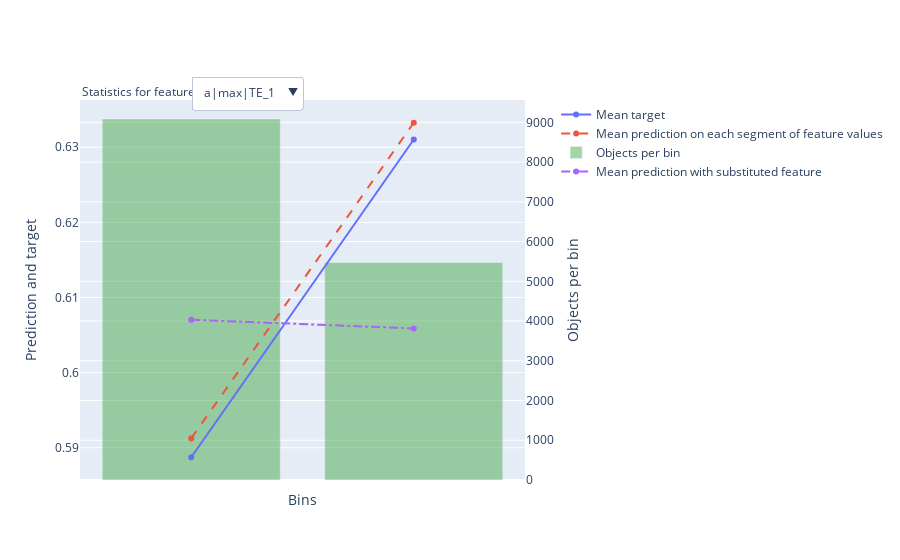
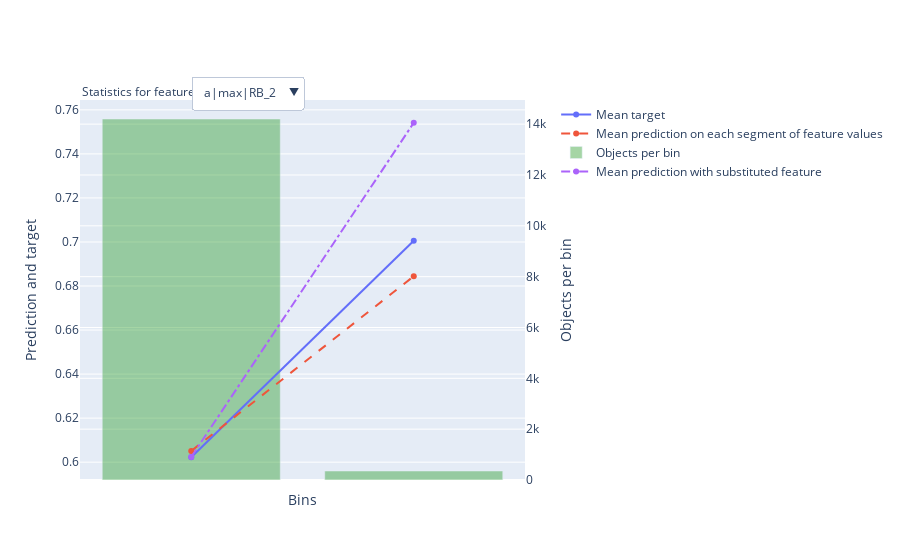
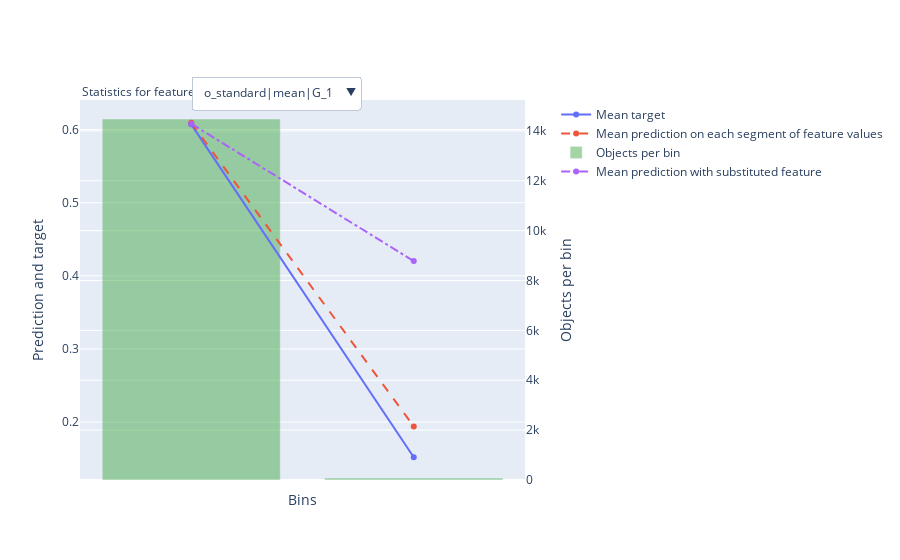
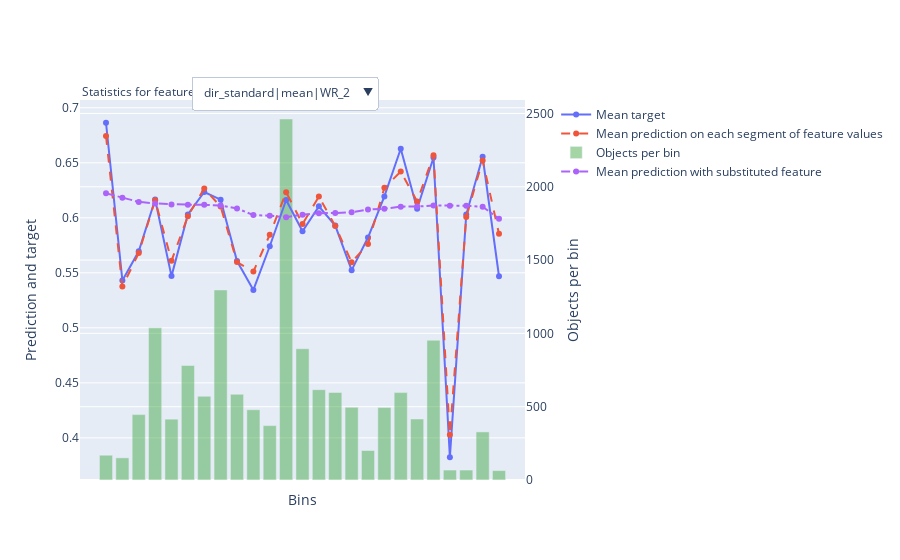

Notebook cell for these charts, in order:
### Code cell
features_to_calc=['a|max|TE_1',
 'a|max|RB_2',
 'o_standard|mean|G_1',
 'dir_standard|mean|WR_2',
 'o_standard|mean|WR_2',
 'a|max|G_1',
 's|max|QB_2',
 'o_standard|mean|QB_1',
 'receiverAlignment_3x2',
 'dis|sum|G_2',
 'dir_standard|mean|C_1']

for c in features_to_calc:
    model.calc_feature_statistics(pool,
                        target='pass',
                        feature=c,
                        prediction_type='Probability',
                        cat_feature_values=None,
                        plot=True,
                        max_cat_features_on_plot=10,
                        thread_count=-1,
                        plot_file=None)

### Figure 1 — Plotly figure (JSON) as saved in the notebook; plotly's stock layout.template omitted (floating-point values rounded to 4 significant figures)
{"data": [{"mode": "lines+markers", "name": "Mean target", "type": "scatter", "xaxis": "x", "y": [0.5887, 0.631], "yaxis": "y"}, {"line": {"dash": "dash"}, "mode": "lines+markers", "name": "Mean prediction on each segment of feature values", "type": "scatter", "xaxis": "x", "y": [0.5912, 0.6333], "yaxis": "y"}, {"marker": {"color": "rgba(30, 150, 30, 0.4)"}, "name": "Objects per bin", "type": "bar", "width": 0.8, "xaxis": "x", "y": [9084, 5472], "yaxis": "y2"}, {"line": {"dash": "dashdot"}, "mode": "lines+markers", "name": "Mean prediction with substituted feature", "type": "scatter", "xaxis": "x", "y": [0.607, 0.6059], "yaxis": "y"}], "layout": {"annotations": [{"align": "left", "showarrow": false, "text": "Statistics for feature", "x": 0, "xref": "paper", "y": 1.05, "yref": "paper"}], "legend": {"bgcolor": "rgba(0,0,0,0)", "x": 1.07}, "updatemenus": [{"buttons": [{"args": [{"y": [[0.5887, 0.631], [0.5912, 0.6333], [9084, 5472], [0.607, 0.6059]]}, {"xaxis": {"showticklabels": false, "tickmode": "array", "ticktext": ["(-inf, 0.5000]", "(0.5000, +inf)"], "tickvals": [0, 1], "title": {"text": "Bins"}}}], "label": "a|max|TE_1", "method": "update"}], "direction": "down", "pad": {"r": 10, "t": 10}, "showactive": true, "x": 0.25, "xanchor": "left", "y": 1.09, "yanchor": "top"}], "xaxis": {"showticklabels": false, "tickmode": "array", "ticktext": ["(-inf, 0.5000]", "(0.5000, +inf)"], "tickvals": [0, 1], "title": {"text": "Bins"}}, "yaxis": {"overlaying": "y2", "side": "left", "title": {"text": "Prediction and target"}}, "yaxis2": {"position": 1, "side": "right", "title": {"text": "Objects per bin"}}}}

### Figure 2 — Plotly figure (JSON) as saved in the notebook; plotly's stock layout.template omitted (floating-point values rounded to 4 significant figures)
{"data": [{"mode": "lines+markers", "name": "Mean target", "type": "scatter", "xaxis": "x", "y": [0.6022, 0.7006], "yaxis": "y"}, {"line": {"dash": "dash"}, "mode": "lines+markers", "name": "Mean prediction on each segment of feature values", "type": "scatter", "xaxis": "x", "y": [0.6051, 0.6844], "yaxis": "y"}, {"marker": {"color": "rgba(30, 150, 30, 0.4)"}, "name": "Objects per bin", "type": "bar", "width": 0.8, "xaxis": "x", "y": [14202, 354], "yaxis": "y2"}, {"line": {"dash": "dashdot"}, "mode": "lines+markers", "name": "Mean prediction with substituted feature", "type": "scatter", "xaxis": "x", "y": [0.6023, 0.7541], "yaxis": "y"}], "layout": {"annotations": [{"align": "left", "showarrow": false, "text": "Statistics for feature", "x": 0, "xref": "paper", "y": 1.05, "yref": "paper"}], "legend": {"bgcolor": "rgba(0,0,0,0)", "x": 1.07}, "updatemenus": [{"buttons": [{"args": [{"y": [[0.6022, 0.7006], [0.6051, 0.6844], [14202, 354], [0.6023, 0.7541]]}, {"xaxis": {"showticklabels": false, "tickmode": "array", "ticktext": ["(-inf, 0.5000]", "(0.5000, +inf)"], "tickvals": [0, 1], "title": {"text": "Bins"}}}], "label": "a|max|RB_2", "method": "update"}], "direction": "down", "pad": {"r": 10, "t": 10}, "showactive": true, "x": 0.25, "xanchor": "left", "y": 1.09, "yanchor": "top"}], "xaxis": {"showticklabels": false, "tickmode": "array", "ticktext": ["(-inf, 0.5000]", "(0.5000, +inf)"], "tickvals": [0, 1], "title": {"text": "Bins"}}, "yaxis": {"overlaying": "y2", "side": "left", "title": {"text": "Prediction and target"}}, "yaxis2": {"position": 1, "side": "right", "title": {"text": "Objects per bin"}}}}

### Figure 3 — Plotly figure (JSON) as saved in the notebook; plotly's stock layout.template omitted (floating-point values rounded to 4 significant figures)
{"data": [{"mode": "lines+markers", "name": "Mean target", "type": "scatter", "xaxis": "x", "y": [0.6071, 0.1519], "yaxis": "y"}, {"line": {"dash": "dash"}, "mode": "lines+markers", "name": "Mean prediction on each segment of feature values", "type": "scatter", "xaxis": "x", "y": [0.6093, 0.1941], "yaxis": "y"}, {"marker": {"color": "rgba(30, 150, 30, 0.4)"}, "name": "Objects per bin", "type": "bar", "width": 0.8, "xaxis": "x", "y": [14477, 79], "yaxis": "y2"}, {"line": {"dash": "dashdot"}, "mode": "lines+markers", "name": "Mean prediction with substituted feature", "type": "scatter", "xaxis": "x", "y": [0.608, 0.4201], "yaxis": "y"}], "layout": {"annotations": [{"align": "left", "showarrow": false, "text": "Statistics for feature", "x": 0, "xref": "paper", "y": 1.05, "yref": "paper"}], "legend": {"bgcolor": "rgba(0,0,0,0)", "x": 1.07}, "updatemenus": [{"buttons": [{"args": [{"y": [[0.6071, 0.1519], [0.6093, 0.1941], [14477, 79], [0.608, 0.4201]]}, {"xaxis": {"showticklabels": false, "tickmode": "array", "ticktext": ["(-inf, 0.5000]", "(0.5000, +inf)"], "tickvals": [0, 1], "title": {"text": "Bins"}}}], "label": "o_standard|mean|G_1", "method": "update"}], "direction": "down", "pad": {"r": 10, "t": 10}, "showactive": true, "x": 0.25, "xanchor": "left", "y": 1.09, "yanchor": "top"}], "xaxis": {"showticklabels": false, "tickmode": "array", "ticktext": ["(-inf, 0.5000]", "(0.5000, +inf)"], "tickvals": [0, 1], "title": {"text": "Bins"}}, "yaxis": {"overlaying": "y2", "side": "left", "title": {"text": "Prediction and target"}}, "yaxis2": {"position": 1, "side": "right", "title": {"text": "Objects per bin"}}}}

### Figure 4 — Plotly figure (JSON) as saved in the notebook; plotly's stock layout.template omitted (floating-point values rounded to 4 significant figures)
{"data": [{"mode": "lines+markers", "name": "Mean target", "type": "scatter", "xaxis": "x", "y": [0.6864, 0.543, 0.5695, 0.6166, 0.547, 0.6031, 0.6235, 0.6165, 0.5607, 0.5344, 0.5741, 0.6162, 0.5877, 0.6104, 0.593, 0.5524, 0.5821, 0.6194, 0.6628, 0.6082, 0.6548, 0.3824, 0.6029, 0.6555, 0.5469], "yaxis": "y"}, {"line": {"dash": "dash"}, "mode": "lines+markers", "name": "Mean prediction on each segment of feature values", "type": "scatter", "xaxis": "x", "y": [0.6745, 0.5374, 0.568, 0.616, 0.5609, 0.6015, 0.6266, 0.6102, 0.5598, 0.5511, 0.5846, 0.6231, 0.5944, 0.6193, 0.5925, 0.5596, 0.5761, 0.6272, 0.642, 0.6149, 0.6568, 0.4029, 0.6006, 0.6522, 0.5854], "yaxis": "y"}, {"marker": {"color": "rgba(30, 150, 30, 0.4)"}, "name": "Objects per bin", "type": "bar", "width": 0.8, "xaxis": "x", "y": [169, 151, 446, 1038, 415, 781, 571, 1296, 585, 479, 371, 2462, 895, 616, 597, 496, 201, 494, 596, 416, 953, 68, 68, 328, 64], "yaxis": "y2"}, {"line": {"dash": "dashdot"}, "mode": "lines+markers", "name": "Mean prediction with substituted feature", "type": "scatter", "xaxis": "x", "y": [0.6222, 0.6182, 0.6145, 0.6131, 0.6122, 0.6119, 0.6118, 0.6112, 0.6085, 0.6025, 0.6019, 0.6005, 0.6029, 0.6041, 0.6044, 0.6051, 0.6076, 0.6082, 0.6101, 0.6102, 0.6111, 0.6109, 0.611, 0.61, 0.5991], "yaxis": "y"}], "layout": {"annotations": [{"align": "left", "showarrow": false, "text": "Statistics for feature", "x": 0, "xref": "paper", "y": 1.05, "yref": "paper"}], "legend": {"bgcolor": "rgba(0,0,0,0)", "x": 1.07}, "updatemenus": [{"buttons": [{"args": [{"y": [[0.6864, 0.543, 0.5695, 0.6166, 0.547, 0.6031, 0.6235, 0.6165, 0.5607, 0.5344, 0.5741, 0.6162, 0.5877, 0.6104, 0.593, 0.5524, 0.5821, 0.6194, 0.6628, 0.6082, 0.6548, 0.3824, 0.6029, 0.6555, 0.5469], [0.6745, 0.5374, 0.568, 0.616, 0.5609, 0.6015, 0.6266, 0.6102, 0.5598, 0.5511, 0.5846, 0.6231, 0.5944, 0.6193, 0.5925, 0.5596, 0.5761, 0.6272, 0.642, 0.6149, 0.6568, 0.4029, 0.6006, 0.6522, 0.5854], [169, 151, 446, 1038, 415, 781, 571, 1296, 585, 479, 371, 2462, 895, 616, 597, 496, 201, 494, 596, 416, 953, 68, 68, 328, 64], [0.6222, 0.6182, 0.6145, 0.6131, 0.6122, 0.6119, 0.6118, 0.6112, 0.6085, 0.6025, 0.6019, 0.6005, 0.6029, 0.6041, 0.6044, 0.6051, 0.6076, 0.6082, 0.6101, 0.6102, 0.6111, 0.6109, 0.611, 0.61, 0.5991]]}, {"xaxis": {"showticklabels": false, "tickmode": "array", "ticktext": ["(-inf, 0.0132]", "(0.0132, 0.0395]", "(0.0395, 0.0658]", "(0.0658, 0.0921]", "(0.0921, 0.1184]", "(0.1184, 0.1447]", "(0.1447, 0.1711]", "(0.1711, 0.2237]", "(0.2237, 0.2500]", "(0.2500, 0.2763]", "(0.2763, 0.2971]", "(0.2971, 0.3102]", "(0.3102, 0.3289]", "(0.3289, 0.3553]", "(0.3553, 0.3816]", "(0.3816, 0.4079]", "(0.4079, 0.4342]", "(0.4342, 0.4605]", "(0.4605, 0.4868]", "(0.4868, 0.5526]", "(0.5526, 0.6447]", "(0.6447, 0.6711]", "(0.6711, 0.6974]", "(0.6974, 0.9868]", "(0.9868, +inf)"], "tickvals": [0, 1, 2, 3, 4, 5, 6, 7, 8, 9, 10, 11, 12, 13, 14, 15, 16, 17, 18, 19, 20, 21, 22, 23, 24], "title": {"text": "Bins"}}}], "label": "dir_standard|mean|WR_2", "method": "update"}], "direction": "down", "pad": {"r": 10, "t": 10}, "showactive": true, "x": 0.25, "xanchor": "left", "y": 1.09, "yanchor": "top"}], "xaxis": {"showticklabels": false, "tickmode": "array", "ticktext": ["(-inf, 0.0132]", "(0.0132, 0.0395]", "(0.0395, 0.0658]", "(0.0658, 0.0921]", "(0.0921, 0.1184]", "(0.1184, 0.1447]", "(0.1447, 0.1711]", "(0.1711, 0.2237]", "(0.2237, 0.2500]", "(0.2500, 0.2763]", "(0.2763, 0.2971]", "(0.2971, 0.3102]", "(0.3102, 0.3289]", "(0.3289, 0.3553]", "(0.3553, 0.3816]", "(0.3816, 0.4079]", "(0.4079, 0.4342]", "(0.4342, 0.4605]", "(0.4605, 0.4868]", "(0.4868, 0.5526]", "(0.5526, 0.6447]", "(0.6447, 0.6711]", "(0.6711, 0.6974]", "(0.6974, 0.9868]", "(0.9868, +inf)"], "tickvals": [0, 1, 2, 3, 4, 5, 6, 7, 8, 9, 10, 11, 12, 13, 14, 15, 16, 17, 18, 19, 20, 21, 22, 23, 24], "title": {"text": "Bins"}}, "yaxis": {"overlaying": "y2", "side": "left", "title": {"text": "Prediction and target"}}, "yaxis2": {"position": 1, "side": "right", "title": {"text": "Objects per bin"}}}}
